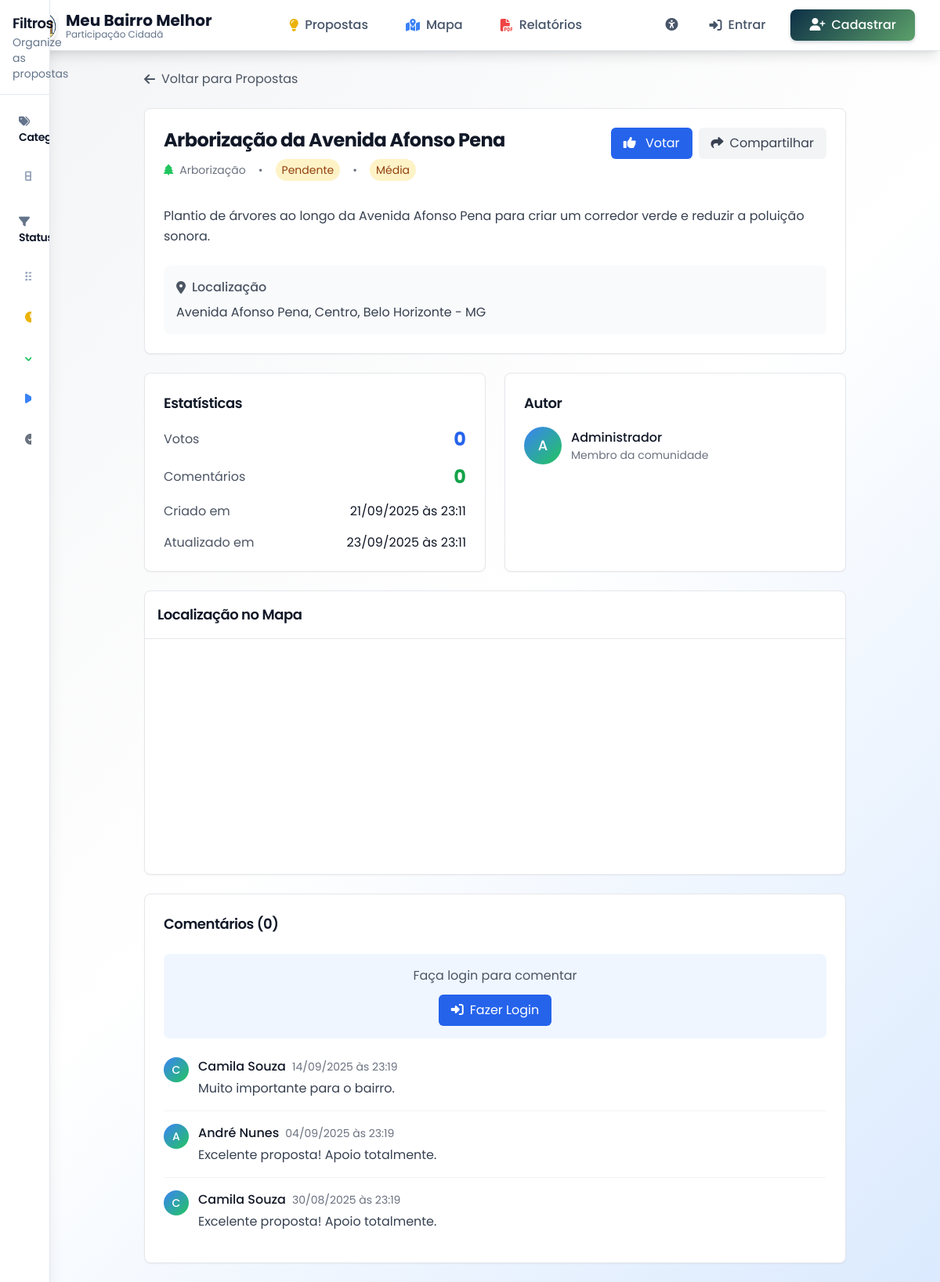
Page /proposta/3 on the committed database.
### app.py (models this page shows, shortened)
class Proposal(db.Model):
    id = db.Column(db.Integer, primary_key=True)
    title = db.Column(db.String(200), nullable=False)
    description = db.Column(db.Text, nullable=False)
    category = db.Column(db.String(50), db.ForeignKey('category.id'), nullable=False)
    latitude = db.Column(db.Float, nullable=False)
    longitude = db.Column(db.Float, nullable=False)
    address = db.Column(db.String(300), nullable=False)
    status = db.Column(db.String(20), default='pending')
    priority = db.Column(db.String(10), default='medium')
    votes_count = db.Column(db.Integer, default=0)
    comments_count = db.Column(db.Integer, default=0)
    author_id = db.Column(db.Integer, db.ForeignKey('user.id'), nullable=False)
    created_at = db.Column(db.DateTime, default=datetime.utcnow)
    updated_at = db.Column(db.DateTime, default=datetime.utcnow, onupdate=datetime.utcnow)
    author = db.relationship('User', backref='proposals')
    category_obj = db.relationship('Category', backref='proposals')

class Category(db.Model):
    id = db.Column(db.String(50), primary_key=True)
    name = db.Column(db.String(100), nullable=False)
    icon = db.Column(db.String(50))
    color = db.Column(db.String(7))

class User(UserMixin, db.Model):
    id = db.Column(db.Integer, primary_key=True)
    email = db.Column(db.String(120), unique=True, nullable=False)
    name = db.Column(db.String(100), nullable=False)
    password_hash = db.Column(db.String(128))
    created_at = db.Column(db.DateTime, default=datetime.utcnow)
    nome_completo = db.Column(db.String(200))
    cpf = db.Column(db.String(14))
    telefone = db.Column(db.String(20))
    endereco = db.Column(db.Text)
    cep = db.Column(db.String(10))
    data_nascimento = db.Column(db.Date)

class Comment(db.Model):
    id = db.Column(db.Integer, primary_key=True)
    proposal_id = db.Column(db.Integer, db.ForeignKey('proposal.id'), nullable=False)
    user_id = db.Column(db.Integer, db.ForeignKey('user.id'), nullable=False)
    content = db.Column(db.Text, nullable=False)
    created_at = db.Column(db.DateTime, default=datetime.utcnow)
    updated_at = db.Column(db.DateTime, default=datetime.utcnow, onupdate=datetime.utcnow)
    user = db.relationship('User', backref='comments')
    proposal = db.relationship('Proposal', backref='comments')
    @property
    def author_name(self):
        return self.user.name if self.user else 'Usuário Anônimo'

### app.py (the view)
@app.route('/proposta/<int:id>')
def proposta_detalhes(id):
    proposal = Proposal.query.get_or_404(id)
    comments = Comment.query.filter_by(proposal_id=id).order_by(Comment.created_at.desc()).all()
    user_voted = False
    if current_user.is_authenticated:
        vote = Vote.query.filter_by(
            proposal_id=id,
            user_id=current_user.id
        ).first()
        user_voted = vote is not None
    return render_template('proposta_detalhes.html',
                         proposal=proposal,
                         comments=comments,
                         user_voted=user_voted)

### templates/proposta_detalhes.html (shortened to what this page needs)
{% extends "base.html" %}
{% block content %}
<div class="max-w-4xl mx-auto space-y-6">
    <div>
        <a href="{{ url_for('index') }}" class="inline-flex items-center text-gray-600 hover:text-gray-900">
            <i class="fas fa-arrow-left mr-2"></i>Voltar para Propostas
        </a>
    </div>
    <div class="bg-white rounded-lg shadow-sm border border-gray-200 p-6">
        <div class="flex items-start justify-between mb-4">
            <div class="flex-1">
                <h1 class="text-2xl font-bold text-gray-900 mb-2">{{ proposal.title }}</h1>
                <div class="flex items-center space-x-4 text-sm text-gray-500 mb-4">
                    <div class="flex items-center space-x-2">
                        <i class="fas fa-{{ proposal.category_obj.icon }}" style="color: {{ proposal.category_obj.color }}"></i>
                        <span>{{ proposal.category_obj.name }}</span>
                    </div>
                    <span>•</span>
                    <span class="status-{{ proposal.status }} px-2 py-1 rounded-full">
                        {% if proposal.status == 'pending' %}Pendente
                        {% elif proposal.status == 'approved' %}Aprovado
                        {% elif proposal.status == 'in_progress' %}Em Andamento
                        {% elif proposal.status == 'completed' %}Concluído
                        {% elif proposal.status == 'rejected' %}Rejeitado
                        {% endif %}
                    </span>
                    <span>•</span>
                    <span class="priority-{{ proposal.priority }} px-2 py-1 rounded-full">
                        {% if proposal.priority == 'low' %}Baixa
                        {% elif proposal.priority == 'medium' %}Média
                        {% elif proposal.priority == 'high' %}Alta
                        {% endif %}
                    </span>
                </div>
            </div>
            <div id="votes" class="flex items-center space-x-2">
                <button onclick="voteProposal({{ proposal.id }})"
                        id="voteButton"
                        class="px-4 py-2 rounded-md transition-colors {% if user_voted %}bg-green-600 hover:bg-green-700 text-white{% else %}bg-blue-600 hover:bg-blue-700 text-white{% endif %}">
                    <i class="fas fa-thumbs-up mr-2"></i>
                    <span id="voteText">{% if user_voted %}Desvotar{% else %}Votar{% endif %}</span>
                </button>
                <button onclick="shareProposal()" class="px-4 py-2 bg-gray-100 text-gray-700 rounded-md hover:bg-gray-200 transition-colors">
                    <i class="fas fa-share mr-2"></i>Compartilhar
                </button>
            </div>
        </div>
        <div class="prose max-w-none">
            <p class="text-gray-700 leading-relaxed">{{ proposal.description }}</p>
        </div>
        <div class="mt-6 p-4 bg-gray-50 rounded-lg">
            <div class="flex items-center text-gray-600 mb-2">
                <i class="fas fa-map-marker-alt mr-2"></i>
                <span class="font-medium">Localização</span>
            </div>
            <p class="text-gray-700">{{ proposal.address }}</p>
        </div>
    </div>
    <div class="grid grid-cols-1 md:grid-cols-2 gap-6">
        <div class="bg-white rounded-lg shadow-sm border border-gray-200 p-6">
            <h3 class="text-lg font-semibold text-gray-900 mb-4">Estatísticas</h3>
            <div class="space-y-4">
                <div class="flex items-center justify-between">
                    <span class="text-gray-600">Votos</span>
                    <span class="text-2xl font-bold text-blue-600" id="votesCount">{{ proposal.votes_count }}</span>
                </div>
                <div class="flex items-center justify-between">
                    <span class="text-gray-600">Comentários</span>
                    <span class="text-2xl font-bold text-green-600" id="commentsCount">{{ proposal.comments_count }}</span>
                </div>
                <div class="flex items-center justify-between">
                    <span class="text-gray-600">Criado em</span>
                    <span class="text-gray-900">{{ proposal.created_at.strftime('%d/%m/%Y às %H:%M') }}</span>
                </div>
                <div class="flex items-center justify-between">
                    <span class="text-gray-600">Atualizado em</span>
                    <span class="text-gray-900">{{ proposal.updated_at.strftime('%d/%m/%Y às %H:%M') }}</span>
                </div>
            </div>
        </div>
        <div class="bg-white rounded-lg shadow-sm border border-gray-200 p-6">
            <h3 class="text-lg font-semibold text-gray-900 mb-4">Autor</h3>
            <div class="flex items-center space-x-3">
                <div class="w-12 h-12 bg-gradient-to-br from-blue-500 to-green-500 rounded-full flex items-center justify-center">
                    <span class="text-white text-lg font-medium">{{ proposal.author.name[0].upper() }}</span>
                </div>
                <div>
                    <p class="font-medium text-gray-900">{{ proposal.author.name }}</p>
                    <p class="text-sm text-gray-500">Membro da comunidade</p>
                </div>
            </div>
        </div>
    </div>
    <div class="bg-white rounded-lg shadow-sm border border-gray-200 overflow-hidden">
        <div class="p-4 border-b border-gray-200">
            <h3 class="text-lg font-semibold text-gray-900">Localização no Mapa</h3>
        </div>
        <div id="proposalMap" style="height: 300px;"></div>
    </div>
    <div id="comments" class="bg-white rounded-lg shadow-sm border border-gray-200 p-6">
        <div class="flex items-center justify-between mb-6">
            <h3 class="text-lg font-semibold text-gray-900">
                Comentários (<span id="commentsCountHeader">{{ proposal.comments_count }}</span>)
            </h3>
        </div>
        {% if current_user.is_authenticated %}
        <div class="mb-6 p-4 bg-gray-50 rounded-lg">
            <form id="commentForm">
                <div class="mb-3">
                    <label class="block text-sm font-medium text-gray-700 mb-2">Adicionar Comentário</label>
                    <textarea id="commentContent" rows="3"
                              class="w-full px-3 py-2 border border-gray-300 rounded-md focus:outline-none focus:ring-2 focus:ring-blue-500"
                              placeholder="Escreva seu comentário..."></textarea>
                </div>
                <button type="submit" class="px-4 py-2 bg-blue-600 text-white rounded-md hover:bg-blue-700 transition-colors">
                    <i class="fas fa-comment mr-2"></i>Comentar
                </button>
            </form>
        </div>
        {% else %}
        <div class="mb-6 p-4 bg-blue-50 rounded-lg text-center">
            <p class="text-gray-600 mb-3">Faça login para comentar</p>
            <button onclick="openLoginModal()" class="px-4 py-2 bg-blue-600 text-white rounded-md hover:bg-blue-700 transition-colors">
                <i class="fas fa-sign-in-alt mr-2"></i>Fazer Login
            </button>
        </div>
        {% endif %}
        <div id="commentsList" class="space-y-4">
            {% for comment in comments %}
            <div class="border-b border-gray-100 pb-4 last:border-b-0">
                <div class="flex items-start space-x-3">
                    <div class="w-8 h-8 bg-gradient-to-br from-blue-500 to-green-500 rounded-full flex items-center justify-center flex-shrink-0">
                        <span class="text-white text-sm font-medium">{{ comment.author_name[0].upper() }}</span>
                    </div>
                    <div class="flex-1">
                        <div class="flex items-center space-x-2 mb-1">
                            <span class="font-medium text-gray-900">{{ comment.author_name }}</span>
                            <span class="text-sm text-gray-500">{{ comment.created_at.strftime('%d/%m/%Y às %H:%M') }}</span>
                        </div>
                        <p class="text-gray-700">{{ comment.content }}</p>
                    </div>
                </div>
            </div>
            {% endfor %}
        </div>
    </div>
</div>
{% endblock %}

### static/css/custom.css (style rules this page uses)
* { font-family: 'Poppins', sans-serif; }
h1, h2, h3, h4, h5, h6 { font-weight: 600; letter-spacing: -0.025em; line-height: 1.2; }
.gradient-bg { background: linear-gradient(135deg, #f8fafc 0%, #ffffff 50%, #f1f5f9 100%); }
.status-pending { @apply bg-yellow-100 text-yellow-800 border border-yellow-200; }
.priority-medium { @apply bg-yellow-100 text-yellow-800 border border-yellow-200; }

### templates/base.html (style rules this page uses)
.gradient-bg { background: linear-gradient(135deg, #f3f4f6 0%, #ffffff 50%, #dbeafe 100%); }
.status-pending { background-color: #fef3c7; color: #92400e; }
.priority-medium { background-color: #fef3c7; color: #92400e; }

### rows in the picture
Proposal: title "Arborização da Avenida Afonso Pena", description "Plantio de árvores ao longo da Avenida Afonso Pena para criar um corredor verde e reduzir a poluição sonora.", address "Avenida Afonso Pena, Centro, Belo Horizonte - MG", votes_count "0", comments_count "0", created_at "21/09/2025 às 23:11", updated_at "23/09/2025 às 23:11"
Category: category_obj.name "Arborização"
User: author "A", author.name "Administrador"
Comment: name "C", author_name "Camila Souza", created_at "14/09/2025 às 23:19", content "Muito importante para o bairro."
Comment: name "A", author_name "André Nunes", created_at "04/09/2025 às 23:19", content "Excelente proposta! Apoio totalmente."
Comment: name "C", author_name "Camila Souza", created_at "30/08/2025 às 23:19", content "Excelente proposta! Apoio totalmente."
